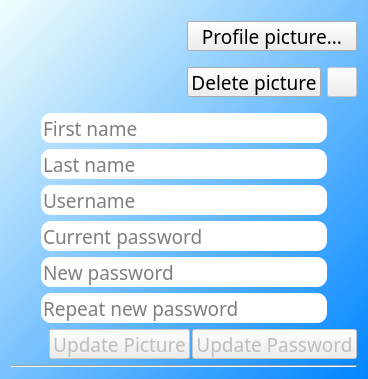
<?xml version="1.0" encoding="UTF-8"?>
<ui version="4.0">
 <class>SettingsWindow</class>
 <widget class="QDialog" name="SettingsWindow">
  <property name="geometry">
   <rect>
    <x>0</x>
    <y>0</y>
    <width>404</width>
    <height>491</height>
   </rect>
  </property>
  <property name="windowTitle">
   <string>Settings</string>
  </property>
  <property name="windowIcon">
   <iconset resource="IconsClient.qrc">
    <normaloff>:/IconsClient/myicons-pencil.png</normaloff>:/IconsClient/myicons-pencil.png</iconset>
  </property>
  <property name="styleSheet">
   <string notr="true">QDialog#SettingsWindow{
	background-color: qlineargradient(spread:reflect, x1:1, y1:1, x2:0, y2:0, stop:0 rgba(0, 133, 255, 255), stop:1 rgba(241, 255, 253, 255));
}</string>
  </property>
  <layout class="QVBoxLayout" name="verticalLayout">
   <property name="sizeConstraint">
    <enum>QLayout::SetFixedSize</enum>
   </property>
   <item>
    <layout class="QHBoxLayout" name="horizontalLayout_2">
     <item>
      <widget class="QLabel" name="ProfilePicture">
       <property name="sizePolicy">
        <sizepolicy hsizetype="Preferred" vsizetype="Expanding">
         <horstretch>0</horstretch>
         <verstretch>0</verstretch>
        </sizepolicy>
       </property>
       <property name="minimumSize">
        <size>
         <width>96</width>
         <height>96</height>
        </size>
       </property>
       <property name="text">
        <string/>
       </property>
       <property name="alignment">
        <set>Qt::AlignCenter</set>
       </property>
      </widget>
     </item>
     <item>
      <layout class="QVBoxLayout" name="verticalLayout_2">
       <item>
        <widget class="QPushButton" name="ProfilePictureButton">
         <property name="minimumSize">
          <size>
           <width>0</width>
           <height>30</height>
          </size>
         </property>
         <property name="maximumSize">
          <size>
           <width>16777215</width>
           <height>30</height>
          </size>
         </property>
         <property name="font">
          <font>
           <family>Manjari</family>
           <pointsize>14</pointsize>
          </font>
         </property>
         <property name="text">
          <string>Profile picture...</string>
         </property>
         <property name="icon">
          <iconset resource="IconsClient.qrc">
           <normaloff>:/IconsClient/myicons-change-image.png</normaloff>:/IconsClient/myicons-change-image.png</iconset>
         </property>
         <property name="iconSize">
          <size>
           <width>20</width>
           <height>20</height>
          </size>
         </property>
        </widget>
       </item>
       <item>
        <layout class="QHBoxLayout" name="horizontalLayout">
         <item>
          <widget class="QPushButton" name="DeletePictureButton">
           <property name="enabled">
            <bool>true</bool>
           </property>
           <property name="sizePolicy">
            <sizepolicy hsizetype="Minimum" vsizetype="Fixed">
             <horstretch>0</horstretch>
             <verstretch>0</verstretch>
            </sizepolicy>
           </property>
           <property name="minimumSize">
            <size>
             <width>0</width>
             <height>30</height>
            </size>
           </property>
           <property name="maximumSize">
            <size>
             <width>16777215</width>
             <height>30</height>
            </size>
           </property>
           <property name="font">
            <font>
             <family>Manjari</family>
             <pointsize>14</pointsize>
            </font>
           </property>
           <property name="text">
            <string>Delete picture</string>
           </property>
           <property name="icon">
            <iconset resource="IconsClient.qrc">
             <normaloff>:/IconsClient/myicons-remove-image.png</normaloff>:/IconsClient/myicons-remove-image.png</iconset>
           </property>
           <property name="iconSize">
            <size>
             <width>20</width>
             <height>20</height>
            </size>
           </property>
          </widget>
         </item>
         <item>
          <widget class="QPushButton" name="UndoButton">
           <property name="enabled">
            <bool>false</bool>
           </property>
           <property name="minimumSize">
            <size>
             <width>30</width>
             <height>30</height>
            </size>
           </property>
           <property name="maximumSize">
            <size>
             <width>30</width>
             <height>30</height>
            </size>
           </property>
           <property name="font">
            <font>
             <family>Manjari</family>
             <pointsize>14</pointsize>
            </font>
           </property>
           <property name="text">
            <string/>
           </property>
           <property name="icon">
            <iconset resource="IconsClient.qrc">
             <normaloff>:/IconsClient/myicons-undo.png</normaloff>:/IconsClient/myicons-undo.png</iconset>
           </property>
           <property name="iconSize">
            <size>
             <width>16</width>
             <height>16</height>
            </size>
           </property>
          </widget>
         </item>
        </layout>
       </item>
      </layout>
     </item>
    </layout>
   </item>
   <item>
    <layout class="QGridLayout" name="gridLayout">
     <item row="2" column="1">
      <widget class="QLineEdit" name="UsernameEdit">
       <property name="minimumSize">
        <size>
         <width>0</width>
         <height>30</height>
        </size>
       </property>
       <property name="maximumSize">
        <size>
         <width>16777215</width>
         <height>30</height>
        </size>
       </property>
       <property name="font">
        <font>
         <family>Manjari</family>
         <pointsize>14</pointsize>
        </font>
       </property>
       <property name="cursor">
        <cursorShape>ArrowCursor</cursorShape>
       </property>
       <property name="styleSheet">
        <string notr="true">border-radius: 10px</string>
       </property>
       <property name="readOnly">
        <bool>true</bool>
       </property>
       <property name="placeholderText">
        <string>Username</string>
       </property>
      </widget>
     </item>
     <item row="1" column="1">
      <widget class="QLineEdit" name="SurnameEdit">
       <property name="minimumSize">
        <size>
         <width>0</width>
         <height>30</height>
        </size>
       </property>
       <property name="maximumSize">
        <size>
         <width>16777215</width>
         <height>30</height>
        </size>
       </property>
       <property name="font">
        <font>
         <family>Manjari</family>
         <pointsize>14</pointsize>
        </font>
       </property>
       <property name="cursor">
        <cursorShape>ArrowCursor</cursorShape>
       </property>
       <property name="styleSheet">
        <string notr="true">border-radius: 10px</string>
       </property>
       <property name="readOnly">
        <bool>true</bool>
       </property>
       <property name="placeholderText">
        <string>Last name</string>
       </property>
      </widget>
     </item>
     <item row="3" column="1">
      <widget class="QLineEdit" name="CurrentPasswordEdit">
       <property name="minimumSize">
        <size>
         <width>0</width>
         <height>30</height>
        </size>
       </property>
       <property name="maximumSize">
        <size>
         <width>16777215</width>
         <height>30</height>
        </size>
       </property>
       <property name="font">
        <font>
         <family>Manjari</family>
         <pointsize>14</pointsize>
        </font>
       </property>
       <property name="styleSheet">
        <string notr="true">border-radius: 10px</string>
       </property>
       <property name="echoMode">
        <enum>QLineEdit::Password</enum>
       </property>
       <property name="placeholderText">
        <string>Current password</string>
       </property>
      </widget>
     </item>
     <item row="3" column="2">
      <widget class="QPushButton" name="CorrectCurrentPassword">
       <property name="maximumSize">
        <size>
         <width>24</width>
         <height>16777215</height>
        </size>
       </property>
       <property name="text">
        <string/>
       </property>
       <property name="iconSize">
        <size>
         <width>24</width>
         <height>24</height>
        </size>
       </property>
       <property name="flat">
        <bool>true</bool>
       </property>
      </widget>
     </item>
     <item row="4" column="2">
      <widget class="QPushButton" name="CorrectNewPassword">
       <property name="maximumSize">
        <size>
         <width>24</width>
         <height>16777215</height>
        </size>
       </property>
       <property name="text">
        <string/>
       </property>
       <property name="iconSize">
        <size>
         <width>24</width>
         <height>24</height>
        </size>
       </property>
       <property name="flat">
        <bool>true</bool>
       </property>
      </widget>
     </item>
     <item row="4" column="1">
      <widget class="QLineEdit" name="NewPasswordEdit">
       <property name="minimumSize">
        <size>
         <width>0</width>
         <height>30</height>
        </size>
       </property>
       <property name="maximumSize">
        <size>
         <width>16777215</width>
         <height>30</height>
        </size>
       </property>
       <property name="font">
        <font>
         <family>Manjari</family>
         <pointsize>14</pointsize>
        </font>
       </property>
       <property name="styleSheet">
        <string notr="true">border-radius: 10px</string>
       </property>
       <property name="text">
        <string/>
       </property>
       <property name="echoMode">
        <enum>QLineEdit::Password</enum>
       </property>
       <property name="placeholderText">
        <string>New password</string>
       </property>
      </widget>
     </item>
     <item row="4" column="0">
      <widget class="QPushButton" name="InfoPassword">
       <property name="minimumSize">
        <size>
         <width>24</width>
         <height>24</height>
        </size>
       </property>
       <property name="maximumSize">
        <size>
         <width>24</width>
         <height>24</height>
        </size>
       </property>
       <property name="cursor">
        <cursorShape>PointingHandCursor</cursorShape>
       </property>
       <property name="text">
        <string/>
       </property>
       <property name="icon">
        <iconset resource="IconsClient.qrc">
         <normaloff>:/IconsClient/myicons-help.png</normaloff>:/IconsClient/myicons-help.png</iconset>
       </property>
       <property name="iconSize">
        <size>
         <width>24</width>
         <height>24</height>
        </size>
       </property>
       <property name="flat">
        <bool>true</bool>
       </property>
      </widget>
     </item>
     <item row="0" column="1">
      <widget class="QLineEdit" name="NameEdit">
       <property name="minimumSize">
        <size>
         <width>0</width>
         <height>30</height>
        </size>
       </property>
       <property name="maximumSize">
        <size>
         <width>16777215</width>
         <height>30</height>
        </size>
       </property>
       <property name="font">
        <font>
         <family>Manjari</family>
         <pointsize>14</pointsize>
        </font>
       </property>
       <property name="cursor">
        <cursorShape>ArrowCursor</cursorShape>
       </property>
       <property name="styleSheet">
        <string notr="true">border-radius: 10px</string>
       </property>
       <property name="readOnly">
        <bool>true</bool>
       </property>
       <property name="placeholderText">
        <string>First name</string>
       </property>
      </widget>
     </item>
     <item row="5" column="1">
      <widget class="QLineEdit" name="RepeatNewPasswordEdit">
       <property name="minimumSize">
        <size>
         <width>0</width>
         <height>30</height>
        </size>
       </property>
       <property name="maximumSize">
        <size>
         <width>16777215</width>
         <height>30</height>
        </size>
       </property>
       <property name="font">
        <font>
         <family>Manjari</family>
         <pointsize>14</pointsize>
        </font>
       </property>
       <property name="styleSheet">
        <string notr="true">border-radius: 10px</string>
       </property>
       <property name="echoMode">
        <enum>QLineEdit::Password</enum>
       </property>
       <property name="placeholderText">
        <string>Repeat new password</string>
       </property>
      </widget>
     </item>
     <item row="5" column="2">
      <widget class="QPushButton" name="CorrectRepeatNewPassword">
       <property name="maximumSize">
        <size>
         <width>24</width>
         <height>16777215</height>
        </size>
       </property>
       <property name="text">
        <string/>
       </property>
       <property name="iconSize">
        <size>
         <width>24</width>
         <height>24</height>
        </size>
       </property>
       <property name="flat">
        <bool>true</bool>
       </property>
      </widget>
     </item>
    </layout>
   </item>
   <item>
    <layout class="QHBoxLayout" name="horizontalLayout_3">
     <property name="spacing">
      <number>2</number>
     </property>
     <item>
      <widget class="QPushButton" name="BackButton">
       <property name="maximumSize">
        <size>
         <width>36</width>
         <height>16777215</height>
        </size>
       </property>
       <property name="toolTip">
        <string>&lt;html&gt;&lt;head/&gt;&lt;body&gt;&lt;p&gt;Go back to the file choice window&lt;/p&gt;&lt;/body&gt;&lt;/html&gt;</string>
       </property>
       <property name="text">
        <string/>
       </property>
       <property name="icon">
        <iconset resource="IconsClient.qrc">
         <normaloff>:/IconsClient/myicons-back.png</normaloff>:/IconsClient/myicons-back.png</iconset>
       </property>
       <property name="iconSize">
        <size>
         <width>36</width>
         <height>36</height>
        </size>
       </property>
       <property name="flat">
        <bool>true</bool>
       </property>
      </widget>
     </item>
     <item>
      <widget class="QPushButton" name="UpdatePictureButton">
       <property name="enabled">
        <bool>false</bool>
       </property>
       <property name="minimumSize">
        <size>
         <width>0</width>
         <height>30</height>
        </size>
       </property>
       <property name="maximumSize">
        <size>
         <width>250</width>
         <height>30</height>
        </size>
       </property>
       <property name="font">
        <font>
         <family>Manjari</family>
         <pointsize>14</pointsize>
        </font>
       </property>
       <property name="text">
        <string>Update Picture</string>
       </property>
       <property name="icon">
        <iconset resource="IconsClient.qrc">
         <normaloff>:/IconsClient/myicons-image.png</normaloff>:/IconsClient/myicons-image.png</iconset>
       </property>
       <property name="iconSize">
        <size>
         <width>20</width>
         <height>20</height>
        </size>
       </property>
      </widget>
     </item>
     <item>
      <widget class="QPushButton" name="UpdatePasswordButton">
       <property name="enabled">
        <bool>false</bool>
       </property>
       <property name="minimumSize">
        <size>
         <width>0</width>
         <height>30</height>
        </size>
       </property>
       <property name="maximumSize">
        <size>
         <width>200</width>
         <height>30</height>
        </size>
       </property>
       <property name="font">
        <font>
         <family>Manjari</family>
         <pointsize>14</pointsize>
        </font>
       </property>
       <property name="text">
        <string>Update Password</string>
       </property>
       <property name="icon">
        <iconset resource="IconsClient.qrc">
         <normaloff>:/IconsClient/myicons-password.png</normaloff>:/IconsClient/myicons-password.png</iconset>
       </property>
       <property name="iconSize">
        <size>
         <width>20</width>
         <height>20</height>
        </size>
       </property>
       <property name="default">
        <bool>true</bool>
       </property>
      </widget>
     </item>
    </layout>
   </item>
   <item>
    <widget class="Line" name="line">
     <property name="orientation">
      <enum>Qt::Horizontal</enum>
     </property>
    </widget>
   </item>
  </layout>
 </widget>
 <tabstops>
  <tabstop>CurrentPasswordEdit</tabstop>
  <tabstop>NewPasswordEdit</tabstop>
  <tabstop>RepeatNewPasswordEdit</tabstop>
  <tabstop>UpdatePictureButton</tabstop>
  <tabstop>UpdatePasswordButton</tabstop>
  <tabstop>ProfilePictureButton</tabstop>
  <tabstop>DeletePictureButton</tabstop>
  <tabstop>SurnameEdit</tabstop>
  <tabstop>UsernameEdit</tabstop>
  <tabstop>NameEdit</tabstop>
  <tabstop>UndoButton</tabstop>
  <tabstop>InfoPassword</tabstop>
  <tabstop>BackButton</tabstop>
  <tabstop>CorrectNewPassword</tabstop>
  <tabstop>CorrectCurrentPassword</tabstop>
  <tabstop>CorrectRepeatNewPassword</tabstop>
 </tabstops>
 <resources>
  <include location="IconsClient.qrc"/>
 </resources>
 <connections/>
</ui>
